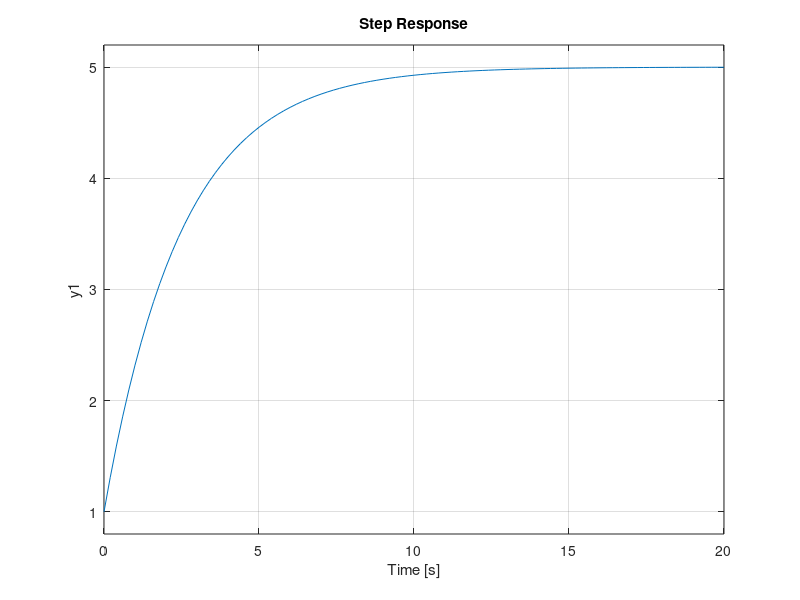

Write MATLAB code to recreate this figure. (Note: this script raises an error after producing the figure.)
K_1s = 0.1:0.1:2;
K_2s = K_1s/5;
figure
hold on
for i = 1:20
    G = tf([1, K_1s(i)], [1, K_2s(i)]);
    step(G);
end
legend("K_1 = " + string(K_1s))
hold off

figure
hold on
for i = 1:20
    G = tf([1, K_1s(i)], [1, K_2s(i)]);
    impulse(G);
end
legend("K_1 = " + string(K_1s))
hold off